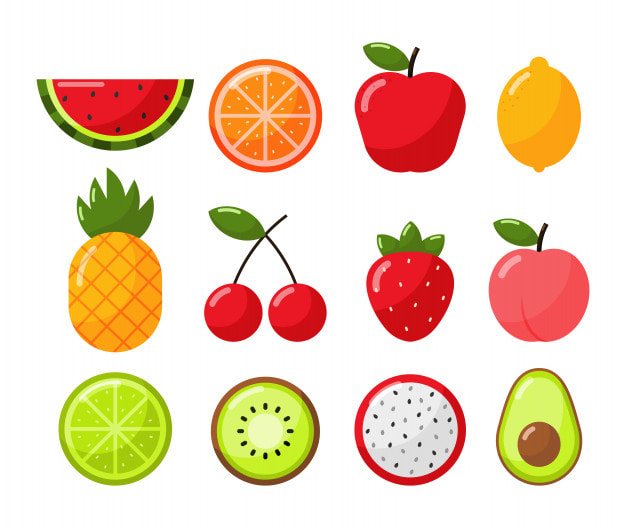
#> input picture fruits_task/input.jpg, 626 x 528 px
$ python task.py
#> lines starting #> are read from the running program, lines starting #| are printed output that depends on the picture; after the words box and inside, x2 and y2 are one past the last pixel; in counts of white or black regions, pixels touching at a corner belong together
import time

import cv2
import numpy as np
import datetime

start = time.time()

def count_fruits():
    img = cv2.imread("input.jpg")
#> img is the input picture: shape (528, 626, 3); mean B, G, R 189.1, 213.6, 238.8
    copy = img.copy()
    gray = cv2.cvtColor(copy, cv2.COLOR_BGR2GRAY)
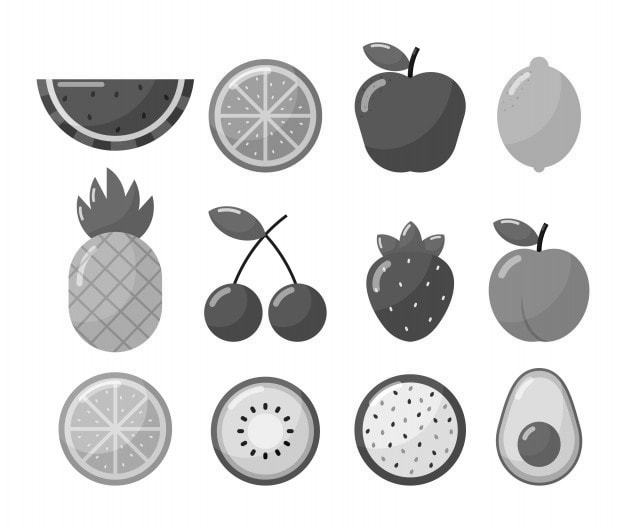
#> gray: shape (528, 626); min 0, max 255, mean 218.4
    blur = cv2.GaussianBlur(gray, (3, 3), 0)
    ret, thres = cv2.threshold(blur, 245, 350, cv2.THRESH_BINARY)
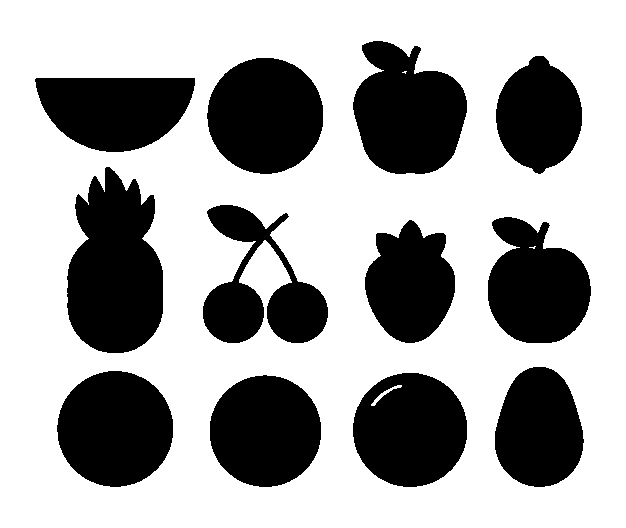
#> thres: shape (528, 626); 65% white; 12 black regions, largest, box (x1, y1, x2, y2) and area: (67, 167, 163, 353) 13392, (353, 41, 467, 174) 10953, (207, 58, 323, 174) 10589
    kernel = np.ones((3, 3), dtype=np.uint8)
    result = cv2.erode(thres, kernel, iterations=2)
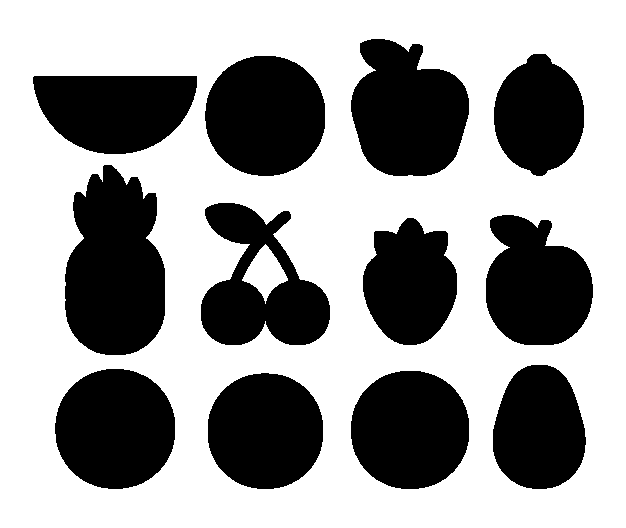
#> result: shape (528, 626); 61.1% white; 12 black regions, largest, box (x1, y1, x2, y2) and area: (65, 165, 165, 355) 14807, (351, 39, 469, 176) 12124, (205, 56, 325, 176) 11533
    result = cv2.dilate(thres, kernel, iterations=1)
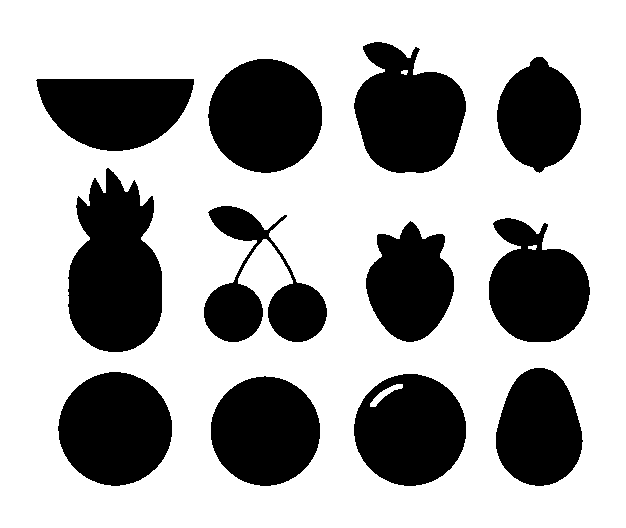
#> result: shape (528, 626); 67% white; 12 black regions, largest, box (x1, y1, x2, y2) and area: (68, 168, 162, 352) 12673, (354, 42, 466, 173) 10355, (208, 59, 322, 173) 10129

    def autoCanny(blur, sigma=0.33):
#> called with sigma = 0.33
        median = np.median(blur)
#> median = 255
        lower = int(max(0, (1.0 - sigma) * median))
#> lower = 170
        upper = int(min(255, (1.0 + sigma) * median))
#> upper = 255
        canny = cv2.Canny(blur, lower, upper)
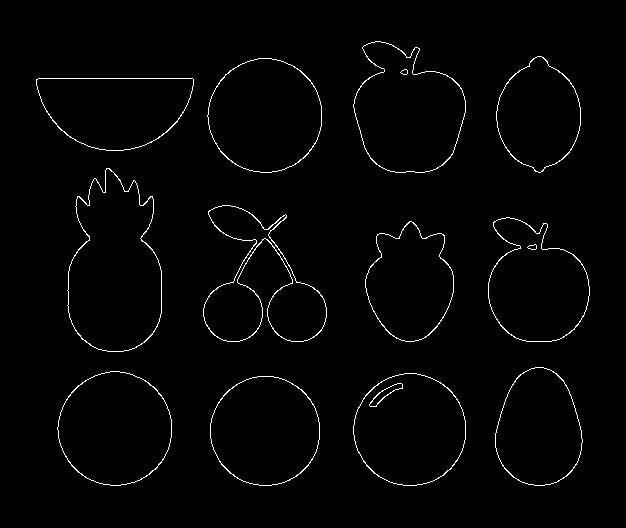
#> canny: shape (528, 626); 1.6% white in thin lines or dots, all inside (x1, y1, x2, y2) = (36, 41, 590, 486)
        return canny

    contours, _ = cv2.findContours(autoCanny(result), cv2.RETR_EXTERNAL, cv2.CHAIN_APPROX_NONE)
#> contours = 12 contours; largest, box (x1, y1, x2, y2) and area: (67, 168, 162, 352) 12703, (353, 41, 466, 173) 10404, (207, 58, 322, 173) 10150, (57, 371, 172, 486) 10097, (353, 373, 466, 486) 9837

    rows,cols = 4, 3
    height, width = img.shape[:2]
#> height = 528; width = 626
    cell_height, cell_width = height // rows, width // cols
#> cell_height = 132; cell_width = 208

    grid = [[[] for _ in range(cols)] for _ in range(rows)]
#> grid = [[[], [], []], [[], [], []], [[], [], []], [[], [], []]]
    for contour in contours:
        area = cv2.contourArea(contour)
        if area > 50:
            M = cv2.moments(contour)
            cX = int(M["m10"] / M["m00"])
            cY = int(M["m01"] / M["m00"])
            grid_row = cY // cell_height
            grid_col = cX // cell_width
            grid[grid_row][grid_col].append((cX, cY, contour))
#> this loop made 12 passes
#> (area, cX, cY, grid_row, grid_col) on passes 1 to 12: (9377, 264, 430, 3, 1), (9837, 409, 429, 3, 1), (10097, 114, 428, 3, 0), (7822.5, 538, 428, 3, 2), (7502, 409, 283, 2, 1), (8847.5, 536, 285, 2, 2), (7272.5, 259, 291, 2, 1), (12703, 114, 269, 2, 0), (8755, 114, 108, 0, 0), (10150.5, 264, 115, 0, 1), (6928, 538, 115, 0, 2), (10404.5, 407, 112, 0, 1)

    # Konturları numaralandır ve çiz
    i = 1
    for row in range(rows):
        for col in range(cols):
            for cX, cY, contour in sorted(grid[row][col], key=lambda x: (x[0], x[1])):
                cv2.drawContours(copy, [contour], -1, (0, 0, 0), 3)
                cv2.putText( copy,str(i), (cX - 15, cY - 3),cv2.FONT_HERSHEY_COMPLEX,1,(0, 0, 0),2)
                i += 1
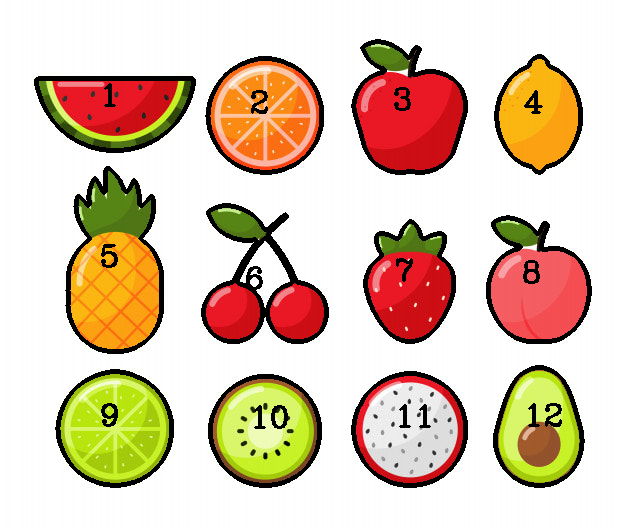
#> copy: shape (528, 626, 3); 7.57% of pixels changed, all inside (x1, y1, x2, y2) = (34, 39, 592, 488)
#> after the loop, i = 13

    cv2.imshow("original", img)
    cv2.imshow("contour", copy)
    cv2.waitKey(0)
    cv2.destroyAllWindows()


count_fruits()
finish = time.time()

count = finish-start
print(count)
